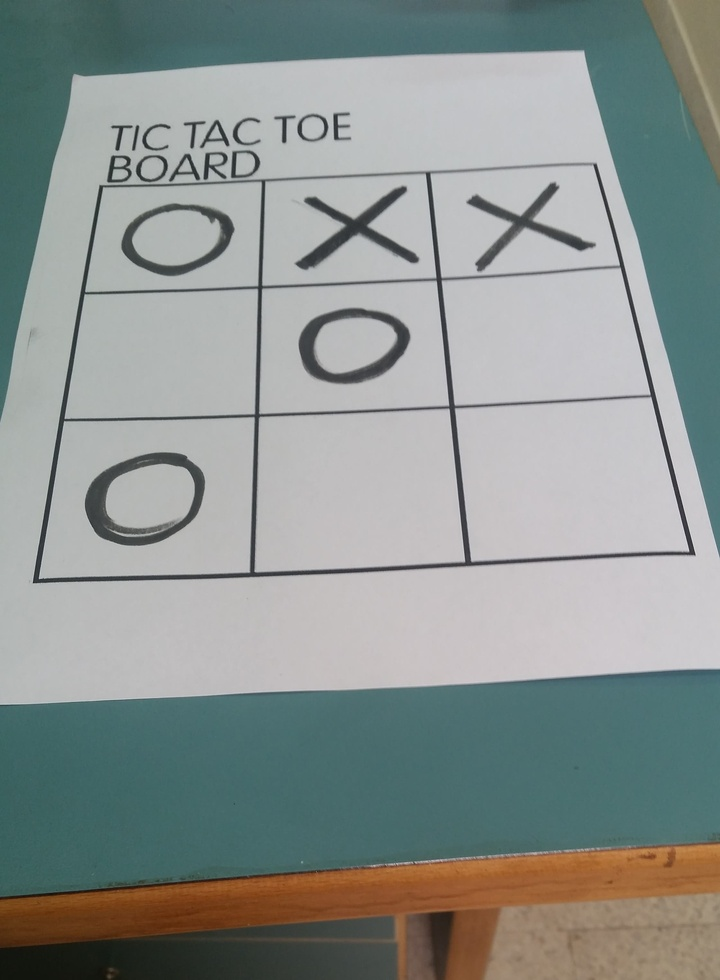
#> input picture SET-7/Test-slanted.jpg, 720 x 980 px, shrunk from 2240 x 3048 before the run, found by its file name
$ jupyter execute Q1_ivp_priyanka.ipynb
#> lines starting #> are read from the running program, lines starting #| are printed output that depends on the picture
[cell 1]
import cv2
import numpy as np
import matplotlib.pyplot as plt

[cell 2]
#load and read the given image

input_image = cv2.imread(r"/home/snucse/Test-slanted.jpg", cv2.IMREAD_GRAYSCALE)
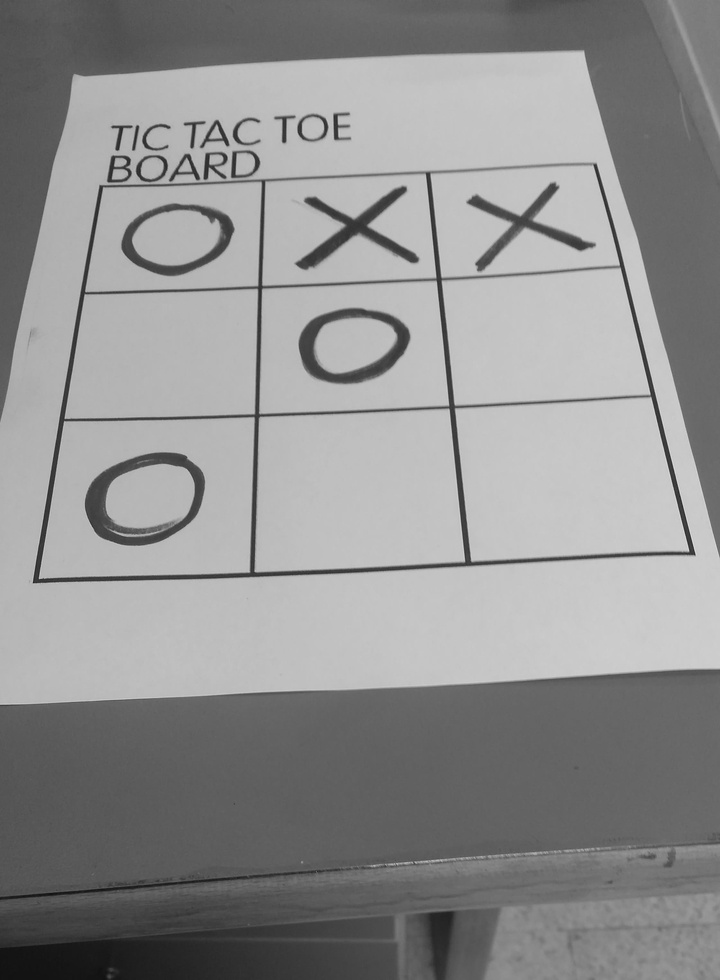
#> input_image: shape (980, 720); min 17, max 221, mean 144.1

## Q1. A) Generate noisy images by adding Uniform, Gaussian, Salt and pepper noise to an input image.

[cell 3]
#uniform noise

def uniform(image, intensity):
#> called with intensity = 50
    noise = np.random.uniform(low=-intensity, high=intensity, size=image.shape)
    noisy_image = np.clip(image + noise, 0, 255).astype(np.uint8)
    return noisy_image

[cell 4]
#gaussian noise

def gaussian(image, mean, stddev):
#> called with mean = 0, stddev = 25
    noise = np.random.normal(loc=mean, scale=stddev, size=image.shape)
    noisy_image = np.clip(image + noise, 0, 255).astype(np.uint8)
    return noisy_image

[cell 5]
#salt & pepper noise

def salt_and_pepper(image, salt_prob, pepper_prob):
#> called with salt_prob = 0.01, pepper_prob = 0.01
    noisy_image = np.copy(image)
    salt = np.random.random(image.shape) < salt_prob
    pepper = np.random.random(image.shape) < pepper_prob
    noisy_image[salt] = 255
    noisy_image[pepper] = 0
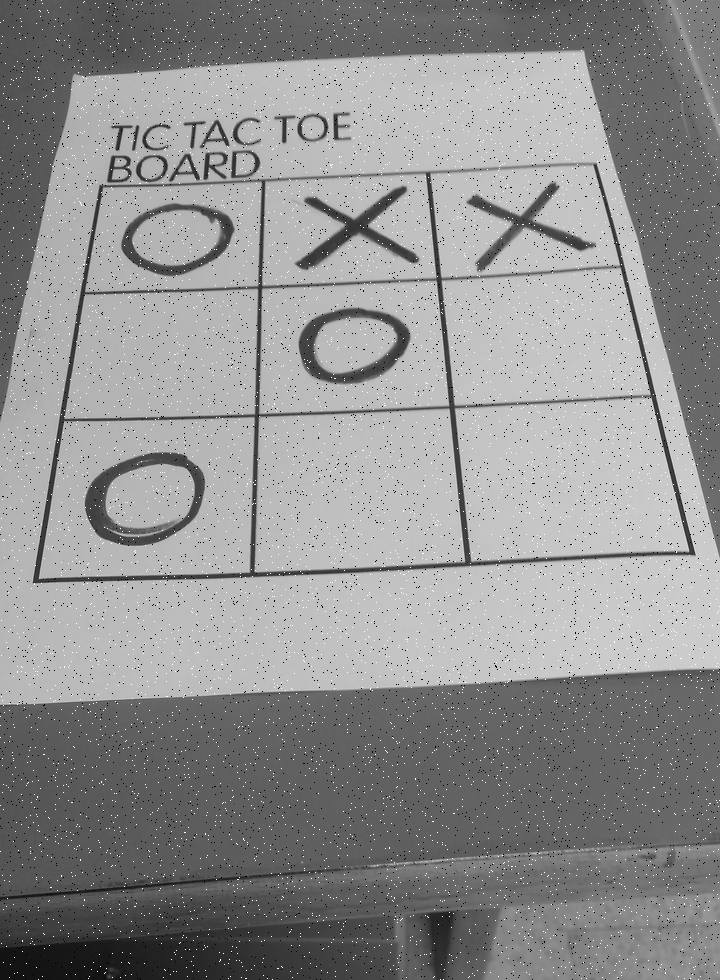
#> noisy_image: shape (980, 720); min 0, max 255, mean 143.8
    return noisy_image

[cell 6]
#Adding noise to the input image

uni_img = uniform(input_image, intensity=50)
gaus_img = gaussian(input_image, mean=0, stddev=25)
sp_img = salt_and_pepper(input_image, salt_prob=0.01, pepper_prob=0.01)

[cell 7]
#Display the results

plt.figure(figsize=(15, 10))

plt.subplot(3, 4, 1)
plt.imshow(input_image, cmap='gray')
plt.title('Original Image')

plt.figure(figsize=(15, 10))

plt.subplot(3, 4, 2)
plt.imshow(uni_img, cmap='gray')
plt.title('Uniform Noise')

plt.subplot(3, 4, 3)
plt.imshow(gaus_img, cmap='gray')
plt.title('Gaussian Noise')

plt.subplot(3, 4, 4)
plt.imshow(sp_img, cmap='gray')
plt.title('Salt & Pepper Noise')
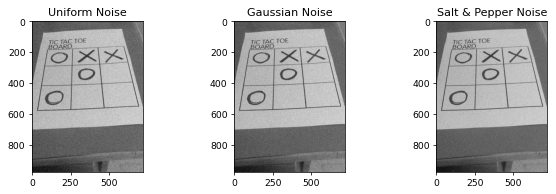
#> figure drawn by matplotlib, 3 panels

## Q1. B) Observe the performance of smoothing filters in the spatial domain.

[cell 8]
#spatial smoothing filters; BLUR, MEDIAN, GAUSSIAN

def smoothing(image, filter_type, kernel_size):
#> called with filter_type = 'blur', kernel_size = 5
    if filter_type == 'blur':
        smoothed_image = cv2.blur(image, (kernel_size, kernel_size))
    elif filter_type == 'median':
        smoothed_image = cv2.medianBlur(image, kernel_size)
    elif filter_type == 'gaussian':
        smoothed_image = cv2.GaussianBlur(image, (kernel_size, kernel_size), 0)
    return smoothed_image

[cell 9]
#Applying smoothing filters accordingly

kernel_size = 5
sm_uni = smoothing(uni_img, 'blur', kernel_size)
sm_gaus = smoothing(gaus_img, 'median', kernel_size)
sm_sp = smoothing(sp_img, 'gaussian', kernel_size)

[cell 10]
plt.figure(figsize=(15, 10))

plt.subplot(3, 4, 6)
plt.imshow(sm_uni, cmap='gray')
plt.title('B=')

plt.subplot(3, 4, 7)
plt.imshow(sm_gaus, cmap='gray')
plt.title('Gaussian Noise (Smoothed)')

plt.subplot(3, 4, 8)
plt.imshow(sm_sp, cmap='gray')
plt.title('Salt & Pepper Noise (Smoothed)')

plt.tight_layout()
plt.show()
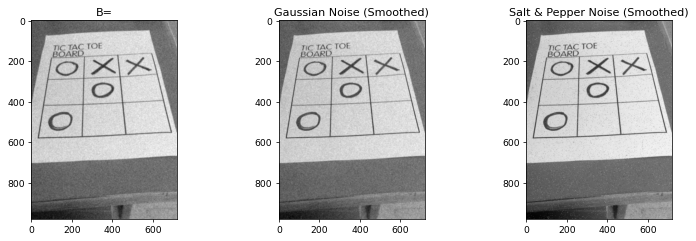
#> figure drawn by matplotlib, 3 panels
